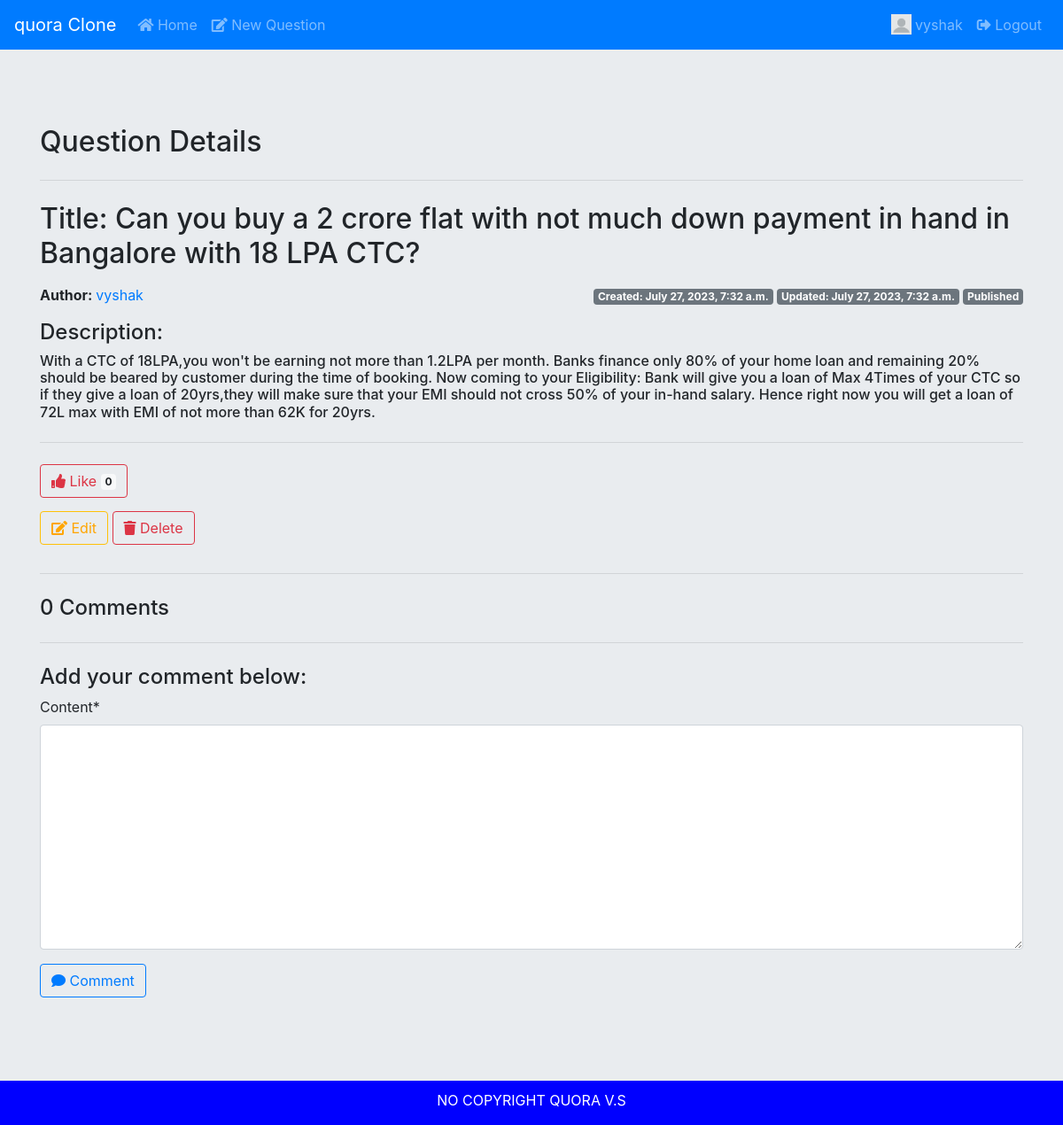
The app's page /test1/ques/3/ (signed in) with its own data.
### test1/models.py (models this page shows, shortened)
class Question(models.Model):
    STATUS_CHOICES = (
        ('draft' , 'Draft'),
        ('published' , 'Published')
    )
    title = models.CharField(max_length=100)
    slug = models.SlugField(max_length=120)
    author = models.ForeignKey(User , related_name='blog_posts' , on_delete=models.CASCADE)
    body = models.TextField()
    likes = models.ManyToManyField(User , related_name='post_likes',blank=True)
    created = models.DateTimeField(auto_now_add=True)
    updated = models.DateTimeField(auto_now=True)
    status = models.CharField(max_length=10 , choices=STATUS_CHOICES,default='draft')
    restrict_comments = models.BooleanField(default=False)
    favourite_ques = models.ManyToManyField(User,related_name='favourite_ques',blank=True)

### test1/views.py (the view)
# urls.py: path('ques/<int:id>/',views.ques_detail,name='ques_detail'),
def ques_detail(request,id):
    ques = get_object_or_404(Question,id=id)
    replies = Replies.objects.all().filter(ques = ques).order_by('-id')
    is_liked = False
    if ques.likes.filter(id = request.user.id).exists():
        is_liked = True
    is_favourite = False
    if ques.favourite_ques.filter(id=request.user.id).exists():
        is_favourite = True
    comments =  Comment.objects.all().filter(ques = ques).order_by('-id')
    if request.method == 'POST':
        if ques.restrict_comments:
            messages.success('Commenting on this post is restricted')
            return HttpResponseRedirect(reverse('test1:ques_detail',args = (id,)))
        if not request.user.is_authenticated:
            return HttpResponseRedirect(reverse('test1:user_login'))
        comment_form = CommentForm(request.POST)
        if comment_form.is_valid():
            cmnt = comment_form.save(commit=False)
            cmnt.user = request.user
            cmnt.ques = ques
            cmnt.save()
            return HttpResponseRedirect(reverse('test1:ques_detail',args = (id,)))
    else:
        comment_form  = CommentForm()
    context = {
        'q': ques,
        'is_liked' : is_liked,
        'is_favourite' : is_favourite,
        'likes_count' : ques.likes.count() ,
        'comments' : comments,
        'comment_form' : comment_form ,
        'replies' : replies,
    }
    return render(request, 'ques_detail.html', context=context)

### test1/forms.py
class CommentForm(forms.ModelForm):
    class Meta:
        model = Comment
        fields = ['content',]

### templates/ques_detail.html (shortened to what this page needs)
{% extends 'base.html' %}
{% load crispy_forms_tags %}
{% load static %}
{% block content %}
<div>
	<h2 class="display-6">Question Details</h2>
	<hr class="my-4">
	<div>
		<h2><p>Title: {{q.title}}</p></h2>
		<p><strong>Author: </strong><a href="{% url 'test1:profilepage' q.author %}">{{q.author}}</a>
		<span class="float-right">
			<span class="badge badge-secondary">Created: {{q.created}}</span>
			<span class="badge badge-secondary">Updated: {{q.updated}}</span>
			<span style="text-transform: capitalize;" class="badge badge-secondary">{{q.status}}</span>
		</span></p>
		<h4>Description:</h4><h6>{{q.body}}</h6>
	</div>
	<hr class="my-4">
	<div class="reaction">
		<form action="{% url 'test1:ques_likes' %}" method="POST">
			{% if is_liked %}
				<button class="btn btn-danger" type="submit" name="q_id" value="{{ q.id }}"><i class="fas fa-thumbs-up"></i> Dislike <span class="badge badge-light">{{ likes_count }}</span></button>
			{% else %}
				<button class="btn btn-outline-danger" type="submit" name="q_id" value="{{ q.id }}"><i class="fa fa-thumbs-up"></i> Like <span class="badge badge-light">{{ likes_count }}</span></button>
			{% endif %}
		</form>
	</div>
	<div class="reaction2">
		{% if request.user == q.author %}
			<a class="btn btn-outline-warning mb-2" href="{% url 'test1:update_ques' q.id %}"><i class="fas fa-edit"></i> Edit</a>
			<button type="button" class="btn btn btn-outline-danger mb-2" data-toggle="modal" data-target="#exampleModalCenter">
				<i class="fas fa-trash"></i> Delete
			</button>
		{% endif %}
	</div>
</div>
<hr class="my-4">
	{% if not q.restrict_comments %}
		<h4>{{ comments.count }} Comments</h4>
		<hr class="my-4">
		<h4>Add your comment below:</h4>
		<form method="POST">
			{{ comment_form|crispy }}
			<button class="btn btn-outline-primary" type="submit" name="comment_id" value="{{comment.id}}"><i class="fas fa-comment"></i> Comment</button>
		</form>
		<br><br>
	{% else %}
	<div class="alert alert-danger" role="alert">
		<h6><i class="fas fa-comment-slash"></i> Comments on this post are restricted!</h6>
	</div>
	{% endif %}
{% endblock %}

### templates/base.html (shortened to what this page needs)
{% load static %}
<!DOCTYPE html>
<html>
<head>
	<link rel="stylesheet" href="https://cdnjs.cloudflare.com/ajax/libs/font-awesome/5.14.0/css/all.min.css" />
	<link rel="stylesheet" href="https://stackpath.bootstrapcdn.com/bootstrap/4.3.1/css/bootstrap.min.css">
	<link rel="stylesheet" href="{% static 'css/style.css' %}" type="text/css" />
</head>
<body>
	<nav class="navbar-expand-md fixed-top navbar navbar-dark bg-primary">
		<a class="navbar-brand" href="/">quora Clone</a>
		<div class="collapse navbar-collapse" id="navbar1">
		  <ul class="navbar-nav mr-auto">
			<li class="nav-item">
				<a class="nav-link" href="{% url 'test1:ques_list' %}"><i class="fas fa-home"></i> Home</a>
			</li>
			{% if request.user.is_authenticated %}
				<li class="nav-item"><a class="nav-link" href="{% url 'test1:ask_question' %}"><i class="fas fa-edit"></i> New Question</a></li>
			{% endif %}
		  </ul>
		  {% if request.user.is_authenticated %}
				<ul class="nav navbar-nav navbar-right">
					<li class="nav-item">
						<a class="nav-link" href="{% url 'test1:profilepage' username=user.username %}">
								<img src="{% static 'img/default.png' %}" width="23" height="23" class="d-inline-block align-top" alt="profilePic">
							{{ request.user }}
						</a>
					</li>
					<li class="nav-item"><a class="nav-link" href="{% url 'test1:user_logout' %}"><i class="fas fa-sign-out-alt"></i> Logout</a></li>
				</ul>
				{% else %}
					<ul class="nav navbar-nav navbar-right">
						<li class="nav-item"><a class="nav-link" href="{% url 'test1:user_login' %}"><i class="fas fa-sign-in-alt"></i> Login</a></li>
						<li class="nav-item"><a class="nav-link" href="{% url 'test1:register' %}"><i class="fas fa-user-plus"></i> Register</a></li>
					</ul>
				{% endif %}
		</div>
	</nav>
	<div class="jumbotron jumbotron-fluid">
		<div class="container container-fluid">
			{% block content %}
			{% endblock %}
		</div>
	</div>
	<footer class="footer">
		<p>No CopyRight QUORA V.S</p>
	</footer>
</body>
</html>

### static/css/style.css (style rules this page uses)
.navbar { background-color: #2b0000; }
.container { padding-top: 77px; }
.footer { position: fixed; left: 0; bottom: 0; width: 100%; background-color:blue; color: white; text-align: center; text-transform: uppercase; }
.footer p { padding-top: 10px; }
.reaction { display: flex; flex-direction: row; flex-wrap: wrap; }
.reaction form { padding-right: 5px; padding-bottom: 15px; }
.btn-outline-warning { color: orange; }

### records on screen
Question: title "Can you buy a 2 crore flat with not much down payment in hand in Bangalore with 18 LPA CTC?", author "vyshak", created "July 27, 2023, 7:32 a.m.", updated "July 27, 2023, 7:32 a.m.", status "Published", body "With a CTC of 18LPA,you won't be earning not more than 1.2LPA per month. Banks finance only 80% of your home loan and remaining 20% should be beared by customer during the time of booking. Now coming to your Eligibility: Bank will give you a loan of Max 4Times of your CTC so if they give a loan of 20yrs,they will make sure that your EMI should not cross 50% of your in-hand salary. Hence right now you will get a loan of 72L max with EMI of not more than 62K for 20yrs."

### other values on screen
{{ request.user }} "vyshak"
{{ likes_count }} "0"
{{ comments.count }} "0"
